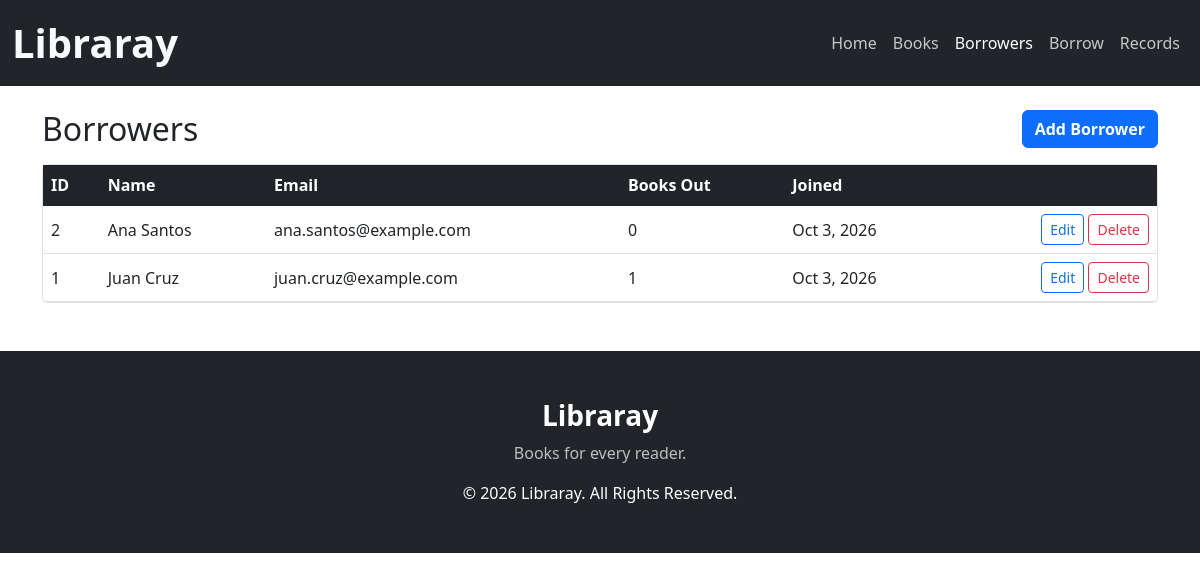
Page /borrowers.php on the committed database.
### tables this page shows
CREATE TABLE IF NOT EXISTS `users` (
  `id` int(11) NOT NULL AUTO_INCREMENT,
  `name` varchar(100) NOT NULL,
  `email` varchar(100) NOT NULL,
  `created_at` timestamp NOT NULL DEFAULT current_timestamp(),
  PRIMARY KEY (`id`),
  UNIQUE KEY `email` (`email`)
);

### config.php (called while the page is built, shortened)
<?php
function e($v) { return htmlspecialchars((string)$v, ENT_QUOTES, 'UTF-8'); }

### borrowers.php (the view, shortened to what this page needs)
<?php
require 'includes/header.php';
$users = $conn->query(
  "SELECT u.id, u.name, u.email, u.created_at,
          (SELECT COUNT(*) FROM borrowings br WHERE br.user_id = u.id AND br.returned_at IS NULL) AS active
   FROM users u ORDER BY u.id DESC")->fetch_all(MYSQLI_ASSOC);
?>
<div class="d-flex justify-content-between align-items-center mb-3">
  <h2 class="mb-0">Borrowers</h2>
  <a href="borrower_form.php" class="btn btn-accent"><i class="bi bi-person-plus"></i> Add Borrower</a>
</div>
<div class="card"><div class="table-responsive">
<table class="table table-hover align-middle mb-0">
  <thead><tr><th>ID</th><th>Name</th><th>Email</th><th>Books Out</th><th>Joined</th><th></th></tr></thead>
  <tbody>
  <?php foreach ($users as $u): ?>
    <tr>
      <td><?= (int)$u['id'] ?></td>
      <td><?= e($u['name']) ?></td>
      <td><?= e($u['email']) ?></td>
      <td><?= (int)$u['active'] ?></td>
      <td><?= e(date('M j, Y', strtotime($u['created_at']))) ?></td>
      <td class="text-end text-nowrap">
        <a class="btn btn-sm btn-outline-light" href="borrower_form.php?id=<?= (int)$u['id'] ?>">Edit</a>
        <form method="POST" action="borrower_delete.php" class="d-inline" onsubmit="return confirm('Are you sure?')">
          <button class="btn btn-sm btn-outline-danger">Delete</button>
        </form>
      </td>
    </tr>
  <?php endforeach; ?>
  </tbody>
</table></div></div>
<?php require 'includes/footer.php'; ?>

### header.php (style rules this page uses)
:root { --chrome: #212529; --primary: #0d6efd; --primary-dark: #0a58ca; --soft: #e7f1ff; --page: #ffffff; --page-alt: #f8f9fa; --line: #dee2e6; --ink: #212529; --muted: #6c757d; --bs-body-bg: var(--page); --bs-body-color: var(--ink); --bs-border-color: var(--line); }
body { background: var(--page); color: var(--ink); }
.card { background: #fff; border: 1px solid var(--line); color: var(--ink); }
.table { --bs-table-bg: transparent; --bs-table-color: var(--ink); --bs-table-border-color: var(--line); --bs-table-hover-bg: var(--soft); --bs-table-hover-color: var(--ink); }
.table thead th { background: var(--chrome); color: #fff; border-color: var(--chrome); }
.btn-accent { background: var(--primary); border-color: var(--primary); color: #fff; font-weight: 600; }
.container:not(.bg-dark) .btn-outline-light { --bs-btn-color: var(--primary); --bs-btn-border-color: var(--primary); --bs-btn-hover-bg: var(--primary); --bs-btn-hover-border-color: var(--primary); --bs-btn-hover-color: #fff; }
a { color: var(--primary); }
.btn, .navbar-brand { text-decoration: none; }

### rows in the picture
users: id "2", name "Ana Santos", email "ana.santos@example.com", active "0", created_at "Oct 3, 2026"
users: id "1", name "Juan Cruz", email "juan.cruz@example.com", active "1", created_at "Oct 3, 2026"

### other values in the picture
$label "Home"
$label "Books"
$label "Borrowers"
$label "Borrow"
$label "Records"
